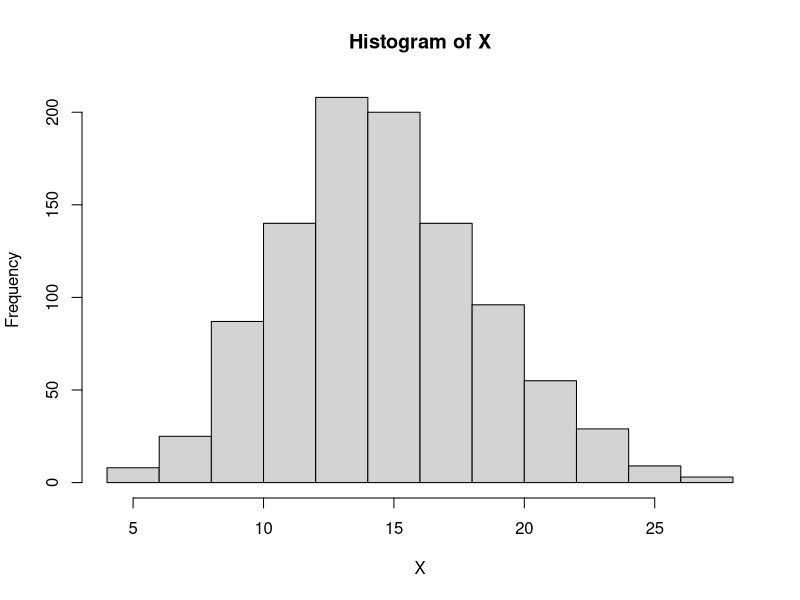
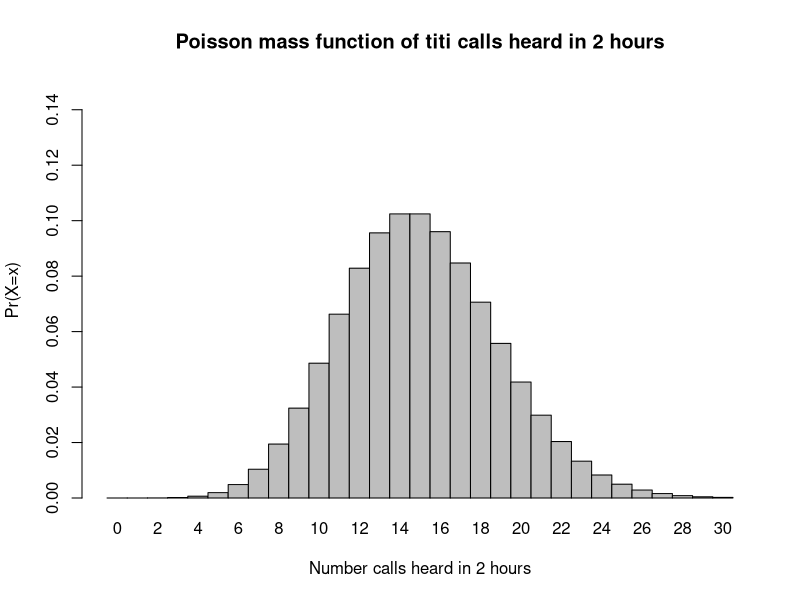
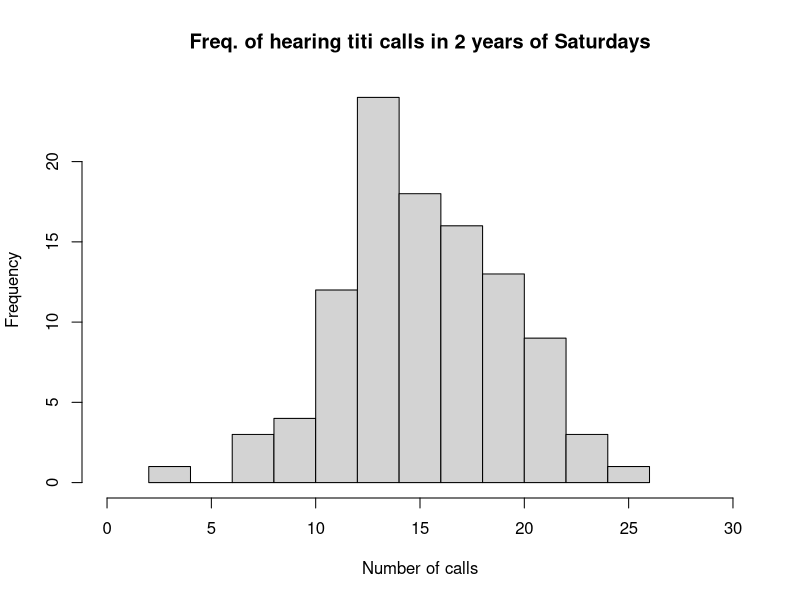

Write R code to recreate these figures, in order.
## ---- chunk 1
knitr::opts_chunk$set(echo = TRUE)
## ---- chunk 2

X<- rpois(1000, lambda = 15)

hist(X)

## ---- chunk 3
1-ppois(8, lambda = 15)

## ---- chunk 4
dpois(x=0,lambda=15)

## ---- chunk 5
dpois(x=3, lambda = 15)
## ---- chunk 6
#graph mass function
barplot(dpois(x=0:30,lambda=15),ylim=c(0,0.15),space=0, names.arg=0:30, ylab="Pr(X=x)", xlab="Number calls heard in 2 hours", main= "Poisson mass function of titi calls heard in 2 hours")

## ---- chunk 7

Sim.call<- rpois(104, lambda = 15)

## ---- chunk 8
hist(Sim.call, xlim = c(0,30), xlab="Number of calls", main = "Freq. of hearing titi calls in 2 years of Saturdays")  
